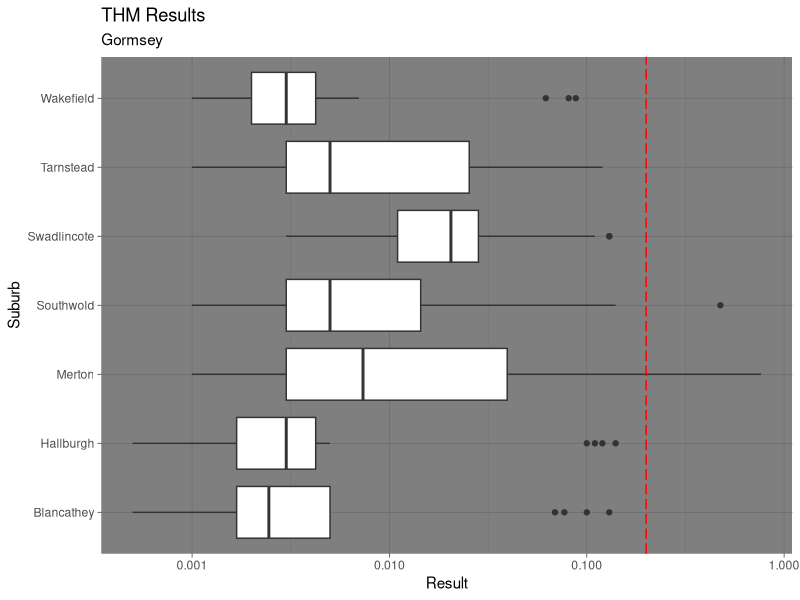

Reproduce this figure in R.
## ---- chunk 1
# Markdown setup
library(knitr)
opts_chunk$set(echo = FALSE, message = FALSE, dpi = 300)

library(tidyverse)
gormsey <- read_csv("../data/water_quality.csv")
thm <- filter(gormsey, Measure == "THM")
## ---- chunk 2
thm_count <- count(thm, Suburb, name = "Samples")
kable(thm_count, caption = "Summary sample numbers.")
## ---- chunk 3
ggplot(thm, aes(Suburb, Result)) + 
  geom_boxplot() + 
  geom_hline(yintercept = .2, col = "red", linetype = "longdash") + 
  scale_y_log10() + 
  coord_flip() + 
  theme_dark() + 
  labs(title = "THM Results",
       subtitle = "Gormsey") 
## ---- chunk 4
exceedances <- filter(thm, Result > 0.2)
